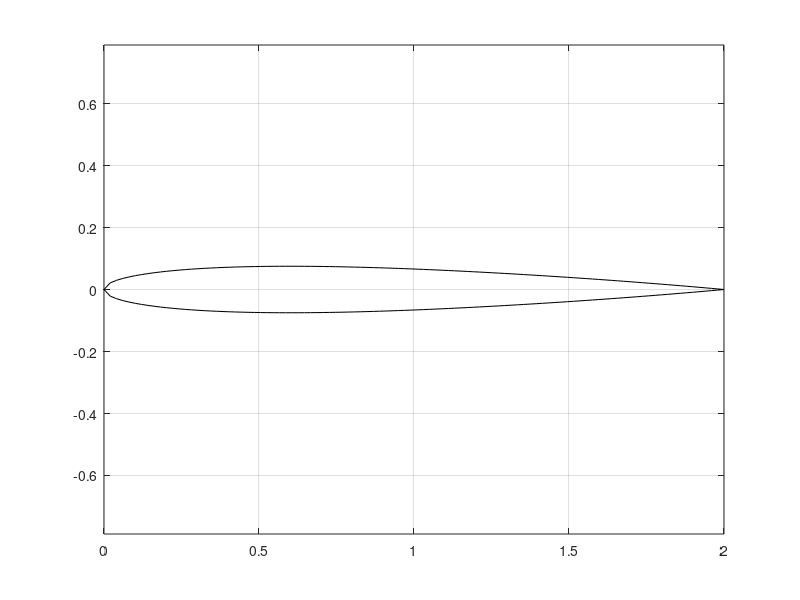

MATLAB code to generate this figure:
clear
clc
close all
format compact

th = 0.15;

chord = 2;

a0 = 0.2969;
a1 = -0.126;
a2 = -0.3516;
a3 = 0.2843;
a4 = -0.1036;

x = linspace(0,1,100)';

xU = chord*x;
yU = (th/0.2)*(a0*x.^0.5 + a1*x + a2*x.^2 + a3*x.^3 + a4*x.^4);

xL = chord*x;
yL = -(th/0.2)*(a0*x.^0.5 + a1*x + a2*x.^2 + a3*x.^3 + a4*x.^4);


%% plot
colors = 1/255*[0,0,0; 228,26,28; 55,126,184; 77,175,74];
lwd = 0.75;

plot(xU,yU,'-','linewidth',lwd,'color',colors(1,:));
hold on
plot(xL,yL,'-','linewidth',lwd,'color',colors(1,:));

grid on
axis equal






